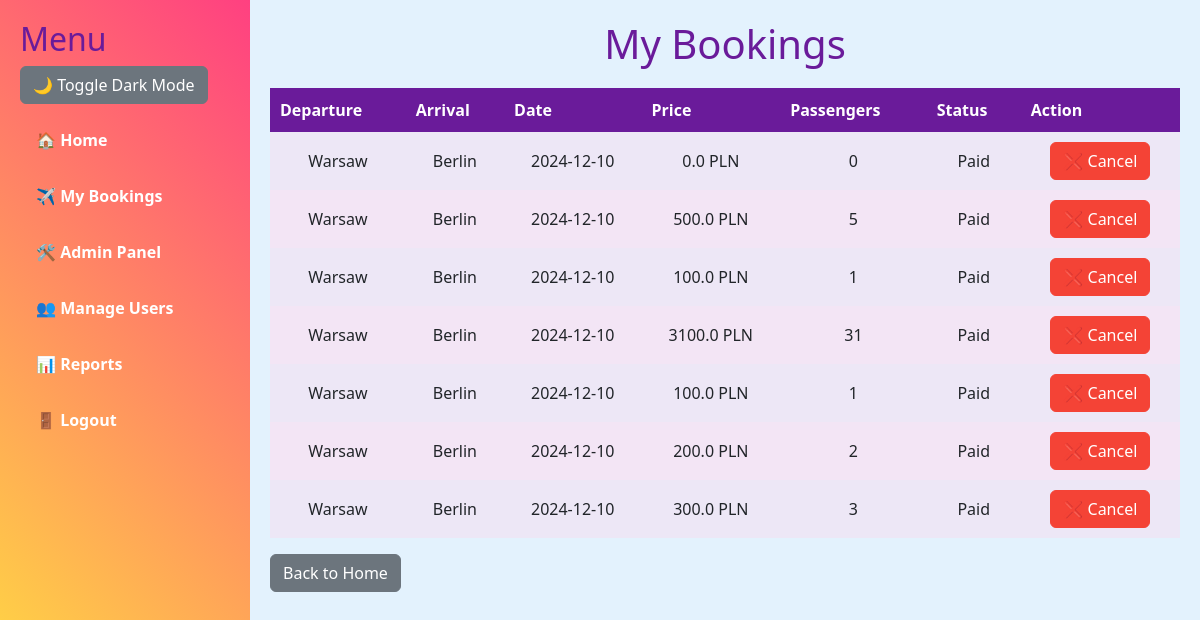
/my_bookings (signed in), run on an earlier commit of the app's database.
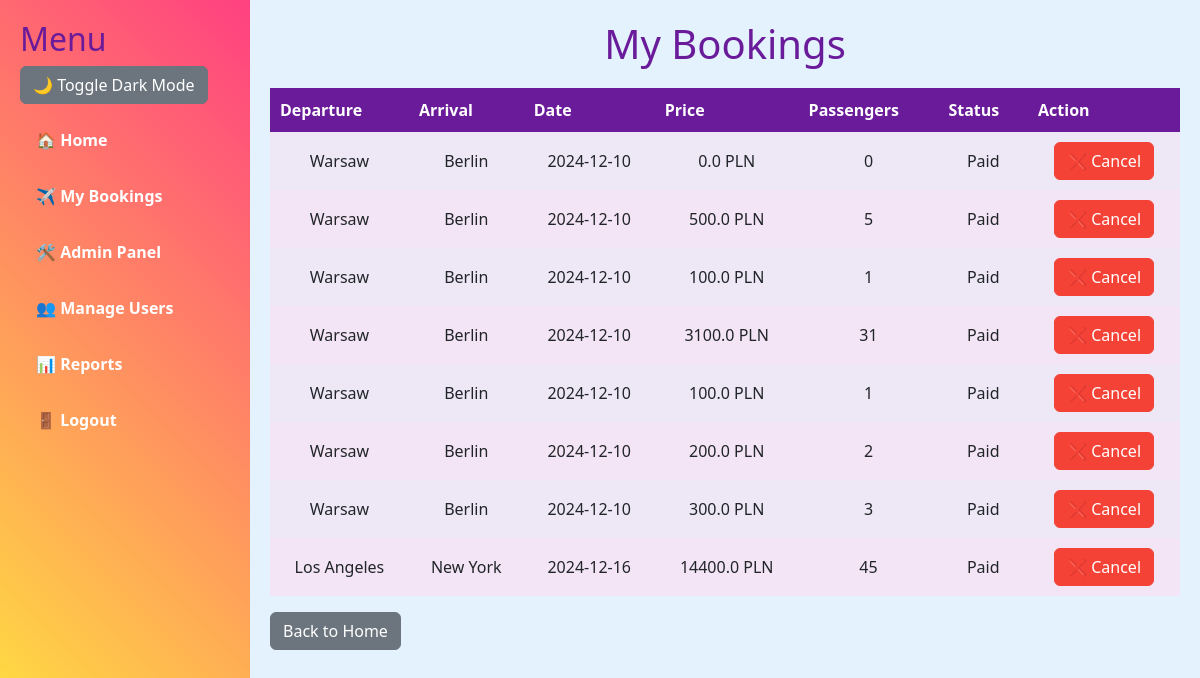
And on a later commit of the database.
### app.py (models this page shows)
class Booking(db.Model):
    id = db.Column(db.Integer, primary_key=True)
    user_id = db.Column(db.Integer, db.ForeignKey('user.id'), nullable=False)
    flight_id = db.Column(db.Integer, db.ForeignKey('flight.id'), nullable=False)
    number_of_passengers = db.Column(db.Integer, nullable=False)
    status = db.Column(db.String(100), default="Confirmed")
    is_paid = db.Column(db.Boolean, default=False)
    flight = db.relationship('Flight', backref='bookings', lazy=True)

class Flight(db.Model):
    id = db.Column(db.Integer, primary_key=True)
    departure_city = db.Column(db.String(100), nullable=False)
    arrival_city = db.Column(db.String(100), nullable=False)
    date = db.Column(db.String(100), nullable=False)
    price = db.Column(db.Float, nullable=False)
    available_seats = db.Column(db.Integer, nullable=False)

### app.py (the view)
@app.route("/my_bookings")
@login_required
def my_bookings():
    bookings = Booking.query.filter_by(user_id=current_user.id).all()
    return render_template("my_bookings.html", bookings=bookings)

### app.py (called while the page is built)
@login_manager.user_loader
def load_user(user_id):
    return User.query.get(int(user_id))

    @property
    def is_active(self):
        return True

### templates/my_bookings.html (shortened to what this page needs)
{% extends "base.html" %}
{% block content %}
<h1 class="text-center">My Bookings</h1>
<table>
    <thead>
        <tr>
            <th>Departure</th>
            <th>Arrival</th>
            <th>Date</th>
            <th>Price</th>
            <th>Passengers</th>
            <th>Status</th>
            <th>Action</th>
        </tr>
    </thead>
    <tbody>
        {% for booking in bookings %}
        <tr>
            <td>{{ booking.flight.departure_city }}</td>
            <td>{{ booking.flight.arrival_city }}</td>
            <td>{{ booking.flight.date }}</td>
            <td>{{ booking.flight.price * booking.number_of_passengers }} PLN</td>
            <td>{{ booking.number_of_passengers }}</td>
            <td>{{ booking.status }}</td>
            <td>
                <form action="{{ url_for('cancel_booking', booking_id=booking.id) }}" method="POST" style="display:inline;">
                    <button type="submit" class="btn btn-danger">❌ Cancel</button>
                </form>
            </td>
        </tr>
        {% endfor %}
    </tbody>
</table>
<a href="{{ url_for('index') }}" class="btn btn-secondary mt-3">Back to Home</a>
{% endblock %}

### templates/base.html (shortened to what this page needs)
<!DOCTYPE html>
<html lang="en">
<head>
    <link rel="stylesheet" href="https://cdn.jsdelivr.net/npm/bootstrap@5.3.0/dist/css/bootstrap.min.css">
    <link href="https://cdnjs.cloudflare.com/ajax/libs/font-awesome/6.0.0-beta3/css/all.min.css" rel="stylesheet">
</head>
<body>
    <div class="sidebar">
        <h2>Menu</h2>
        <button onclick="toggleDarkMode()" class="btn btn-secondary mb-3">
            🌙 Toggle Dark Mode
        </button>
        <ul class="nav flex-column">
            <li class="nav-item mb-3">
                <a class="nav-link" href="{{ url_for('index') }}">🏠 Home</a>
            </li>
            {% if current_user.is_authenticated %}
                <li class="nav-item mb-3">
                    <a class="nav-link" href="{{ url_for('my_bookings') }}">✈️ My Bookings</a>
                </li>
                {% if current_user.is_admin %}
                    <li class="nav-item mb-3">
                        <a class="nav-link" href="{{ url_for('admin') }}">🛠 Admin Panel</a>
                    </li>
                    <li class="nav-item mb-3">
                        <a class="nav-link" href="{{ url_for('manage_users') }}">👥 Manage Users</a>
                    </li>
                    <li class="nav-item mb-3">
                        <a class="nav-link" href="{{ url_for('admin_reports') }}">📊 Reports</a>
                    </li>
                {% endif %}
                <li class="nav-item mb-3">
                    <a class="nav-link" href="{{ url_for('logout') }}">🚪 Logout</a>
                </li>
            {% endif %}
        </ul>
    </div>
    <div class="main-content">
        {% block content %}{% endblock %}
    </div>
</body>
</html>

### templates/base.html (style rules this page uses)
body { background-color: #e3f2fd; margin: 0; display: flex; transition: background-color 0.3s, color 0.3s; }
.sidebar { background: linear-gradient(45deg, #ffeb3b, #ff4081); color: white; padding: 20px; height: 100vh; width: 250px; }
.sidebar a { color: white; font-weight: bold; text-decoration: none; }
.main-content { flex-grow: 1; padding: 20px; }
h1, h2, h3 { color: #6a1b9a; }
.btn-danger { background-color: #f44336; border-color: #f44336; }
table { width: 100%; background-color: #ffffff; border-collapse: collapse; margin-top: 20px; }
table th { background-color: #6a1b9a; color: white; padding: 10px; }
table tr:nth-child(even) { background-color: #f3e5f5; }
table tr:nth-child(odd) { background-color: #ede7f6; }
table td { padding: 10px; text-align: center; }

What changed in the data, as far as the page shows it:
added Booking: flight.departure_city "Los Angeles", flight.arrival_city "New York", flight "2024-12-16", booking.flight.price*booking.number_of_passengers "14400.0", number_of_passengers "45", status "Paid"
